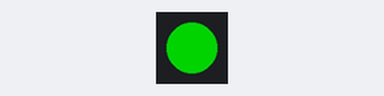
This program was run on a simulated Pycom board running MicroPython. On the bench: 1 RGB LEDs in strip order, left to right. Dim RGB values are drawn brighter than linear.

Above: at 2.5 s.
At 7.5 s:
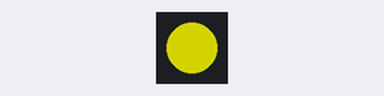
At 12.0 s:
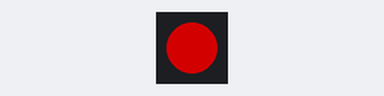
Timing chart, 0 to 18.2 s (numbered marks = the images above):
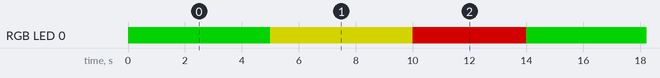

The program:

rgbled.py
```python
import pycom
import time

pycom.heartbeat(False)
for cycles in range(10):
    pycom.rgbled(0x007f00)
    time.sleep(5)
    pycom.rgbled(0x7f7f00)
    time.sleep(5)
    pycom.rgbled(0x7f0000)
    time.sleep(4)
```

Measured:
- by itself, RGB LED 0: repeats every 14.0 s: RGB(127, 127, 0) 5.0 s, RGB(127, 0, 0) 4.0 s, RGB(0, 127, 0) 5.0 s
- by itself, everything shown: repeats every 14.0 s, in 3 steps
